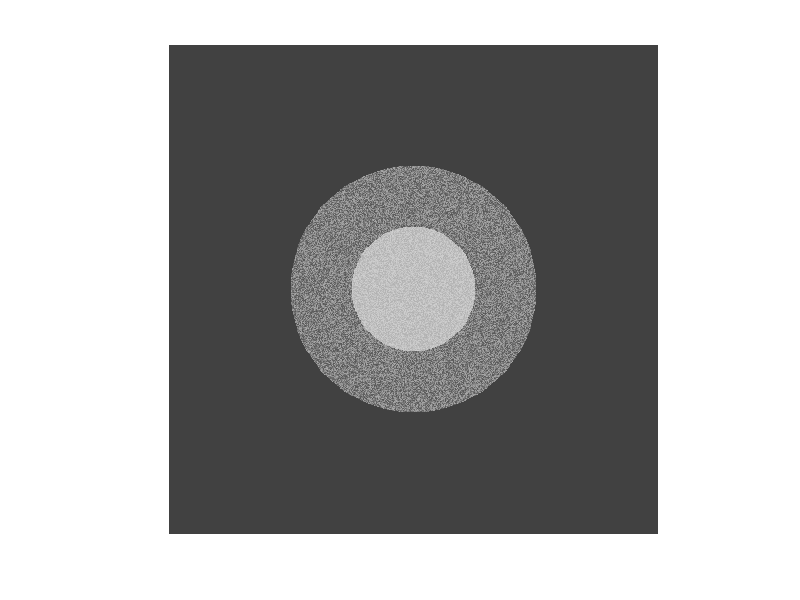

This figure's MATLAB source:
ground = zeros(512,512); %%The resoution is determined as 512X512.
for i = 1:512
    for j = 1:512
        radius = sqrt((256-i)^2 + (256-j)^2); %it calculates the distance from center pixel.
        if radius < 65 %for inner circle
            a = rand;%this number between 0 and 1
            a = 2*a -1;%this number between -1 and 1 for noise
            ground(i,j) = a*16/256 + 0.75; %noise is added to mean value.
        
        elseif radius > 64 && radius < 129 %for outer circle
            a = rand;
            a = 2*a -1;
            ground(i,j) = a*42/256 +0.5;
        
        else %for background
            ground(i,j) = 0.25;
        
        end
    end
end
imshow(ground);
imwrite(ground,'q1.tif')